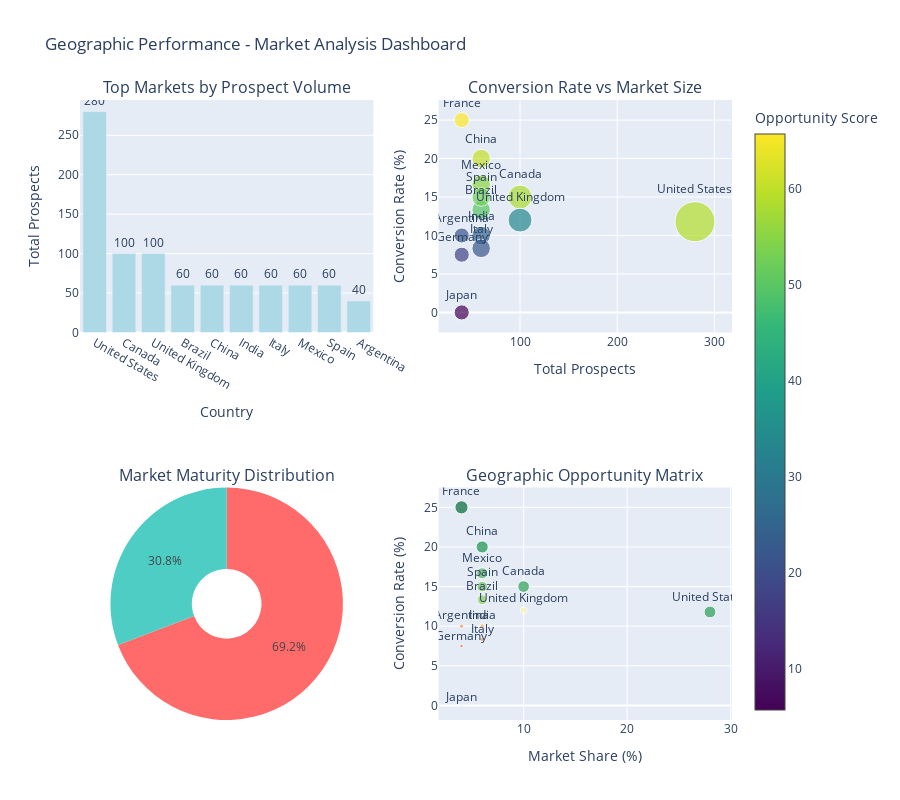

Write notebook code for a chart like this one.
### Code cell
# Create geographic performance visualization
fig = make_subplots(
    rows=2, cols=2,
    subplot_titles=[
        'Top Markets by Prospect Volume',
        'Conversion Rate vs Market Size',
        'Market Maturity Distribution',
        'Geographic Opportunity Matrix'
    ],
    specs=[[{"type": "bar"}, {"type": "scatter"}],
           [{"type": "pie"}, {"type": "scatter"}]]
)

# 1. Top markets by prospect volume
top_10_markets = significant_markets.head(10)
fig.add_trace(
    go.Bar(
        x=top_10_markets.index,
        y=top_10_markets['total_prospects'],
        marker_color='lightblue',
        text=top_10_markets['total_prospects'],
        textposition='outside'
    ),
    row=1, col=1
)

# 2. Conversion rate vs market size
fig.add_trace(
    go.Scatter(
        x=significant_markets['total_prospects'],
        y=significant_markets['conversion_rate'],
        mode='markers+text',
        text=significant_markets.index,
        textposition='top center',
        marker=dict(
            size=significant_markets['market_share'],
            sizemode='area',
            sizeref=2.*max(significant_markets['market_share'])/(40.**2),
            sizemin=4,
            color=significant_markets['opportunity_score'],
            colorscale='Viridis',
            showscale=True,
            colorbar=dict(title="Opportunity Score")
        )
    ),
    row=1, col=2
)

# 3. Market maturity distribution
maturity_dist = significant_markets['market_maturity'].value_counts()
fig.add_trace(
    go.Pie(
        labels=maturity_dist.index,
        values=maturity_dist.values,
        hole=0.3,
        marker_colors=['#FF6B6B', '#4ECDC4', '#45B7D1']
    ),
    row=2, col=1
)

# 4. Geographic opportunity matrix
fig.add_trace(
    go.Scatter(
        x=significant_markets['market_share'],
        y=significant_markets['conversion_rate'],
        mode='markers+text',
        text=significant_markets.index,
        textposition='top center',
        marker=dict(
            size=significant_markets['opportunity_score'] / 5,
            color=significant_markets['opportunity_score'],
            colorscale='RdYlGn',
            line=dict(width=1, color='white')
        )
    ),
    row=2, col=2
)

fig.update_layout(
    title_text="Geographic Performance - Market Analysis Dashboard",
    height=800,
    showlegend=False
)

fig.update_xaxes(title_text="Country", row=1, col=1)
fig.update_yaxes(title_text="Total Prospects", row=1, col=1)
fig.update_xaxes(title_text="Total Prospects", row=1, col=2)
fig.update_yaxes(title_text="Conversion Rate (%)", row=1, col=2)
fig.update_xaxes(title_text="Market Share (%)", row=2, col=2)
fig.update_yaxes(title_text="Conversion Rate (%)", row=2, col=2)

fig.show()

print(f"\n💡 GEOGRAPHIC OPTIMIZATION OPPORTUNITIES:")
print(f"  1. MARKET EXPANSION: Focus on high-opportunity markets with strong conversion potential")
print(f"  2. CONCENTRATION RISK: {concentration['top_3_concentration']:.1f}% concentration in top 3 markets")
print(f"  3. EMERGING MARKET DEVELOPMENT: {len(significant_markets[significant_markets['market_maturity'] == 'emerging'])} emerging markets show growth potential")
print(f"  4. LOCALIZATION STRATEGY: Tailor messaging for top-performing geographic segments")

### Figure 1 — Plotly figure (JSON) as saved in the notebook; plotly's stock layout.template omitted (floating-point values rounded to 4 significant figures)
{"data": [{"marker": {"color": "lightblue"}, "text": [280.0, 100.0, 100.0, 60.0, 60.0, 60.0, 60.0, 60.0, 60.0, 40.0], "textposition": "outside", "type": "bar", "x": ["United States", "Canada", "United Kingdom", "Brazil", "China", "India", "Italy", "Mexico", "Spain", "Argentina"], "xaxis": "x", "y": [280, 100, 100, 60, 60, 60, 60, 60, 60, 40], "yaxis": "y"}, {"marker": {"color": [58.86, 58.29, 33.49, 49.9, 60.57, 24.57, 21.9, 55.24, 52.57, 21.71, 65.71, 17.71, 5.714], "colorbar": {"title": {"text": "Opportunity Score"}}, "colorscale": [[0, "#440154"], [0.1111, "#482878"], [0.2222, "#3e4989"], [0.3333, "#31688e"], [0.4444, "#26828e"], [0.5556, "#1f9e89"], [0.6667, "#35b779"], [0.7778, "#6ece58"], [0.8889, "#b5de2b"], [1, "#fde725"]], "showscale": true, "size": [28.0, 10.0, 10.0, 6.0, 6.0, 6.0, 6.0, 6.0, 6.0, 4.0, 4.0, 4.0, 4.0], "sizemin": 4, "sizemode": "area", "sizeref": 0.035}, "mode": "markers+text", "text": ["United States", "Canada", "United Kingdom", "Brazil", "China", "India", "Italy", "Mexico", "Spain", "Argentina", "France", "Germany", "Japan"], "textposition": "top center", "type": "scatter", "x": [280, 100, 100, 60, 60, 60, 60, 60, 60, 40, 40, 40, 40], "xaxis": "x2", "y": [11.79, 15.0, 12.0, 13.33, 20.0, 10.0, 8.33, 16.67, 15.0, 10.0, 25.0, 7.5, 0.0], "yaxis": "y2"}, {"domain": {"x": [0, 0.45], "y": [0, 0.375]}, "hole": 0.3, "labels": ["mature", "developing"], "marker": {"colors": ["#FF6B6B", "#4ECDC4", "#45B7D1"]}, "type": "pie", "values": [9, 4]}, {"marker": {"color": [58.86, 58.29, 33.49, 49.9, 60.57, 24.57, 21.9, 55.24, 52.57, 21.71, 65.71, 17.71, 5.714], "colorscale": [[0, "rgb(165,0,38)"], [0.1, "rgb(215,48,39)"], [0.2, "rgb(244,109,67)"], [0.3, "rgb(253,174,97)"], [0.4, "rgb(254,224,139)"], [0.5, "rgb(255,255,191)"], [0.6, "rgb(217,239,139)"], [0.7, "rgb(166,217,106)"], [0.8, "rgb(102,189,99)"], [0.9, "rgb(26,152,80)"], [1, "rgb(0,104,55)"]], "line": {"color": "white", "width": 1}, "size": [11.77, 11.66, 6.697, 9.98, 12.11, 4.914, 4.38, 11.05, 10.51, 4.343, 13.14, 3.543, 1.143]}, "mode": "markers+text", "text": ["United States", "Canada", "United Kingdom", "Brazil", "China", "India", "Italy", "Mexico", "Spain", "Argentina", "France", "Germany", "Japan"], "textposition": "top center", "type": "scatter", "x": [28.0, 10.0, 10.0, 6.0, 6.0, 6.0, 6.0, 6.0, 6.0, 4.0, 4.0, 4.0, 4.0], "xaxis": "x3", "y": [11.79, 15.0, 12.0, 13.33, 20.0, 10.0, 8.33, 16.67, 15.0, 10.0, 25.0, 7.5, 0.0], "yaxis": "y3"}], "layout": {"annotations": [{"font": {"size": 16}, "showarrow": false, "text": "Top Markets by Prospect Volume", "x": 0.225, "xanchor": "center", "xref": "paper", "y": 1, "yanchor": "bottom", "yref": "paper"}, {"font": {"size": 16}, "showarrow": false, "text": "Conversion Rate vs Market Size", "x": 0.775, "xanchor": "center", "xref": "paper", "y": 1, "yanchor": "bottom", "yref": "paper"}, {"font": {"size": 16}, "showarrow": false, "text": "Market Maturity Distribution", "x": 0.225, "xanchor": "center", "xref": "paper", "y": 0.375, "yanchor": "bottom", "yref": "paper"}, {"font": {"size": 16}, "showarrow": false, "text": "Geographic Opportunity Matrix", "x": 0.775, "xanchor": "center", "xref": "paper", "y": 0.375, "yanchor": "bottom", "yref": "paper"}], "height": 800, "showlegend": false, "title": {"text": "Geographic Performance - Market Analysis Dashboard"}, "xaxis": {"anchor": "y", "domain": [0, 0.45], "title": {"text": "Country"}}, "xaxis2": {"anchor": "y2", "domain": [0.55, 1], "title": {"text": "Total Prospects"}}, "xaxis3": {"anchor": "y3", "domain": [0.55, 1], "title": {"text": "Market Share (%)"}}, "yaxis": {"anchor": "x", "domain": [0.625, 1], "title": {"text": "Total Prospects"}}, "yaxis2": {"anchor": "x2", "domain": [0.625, 1], "title": {"text": "Conversion Rate (%)"}}, "yaxis3": {"anchor": "x3", "domain": [0, 0.375], "title": {"text": "Conversion Rate (%)"}}}}
